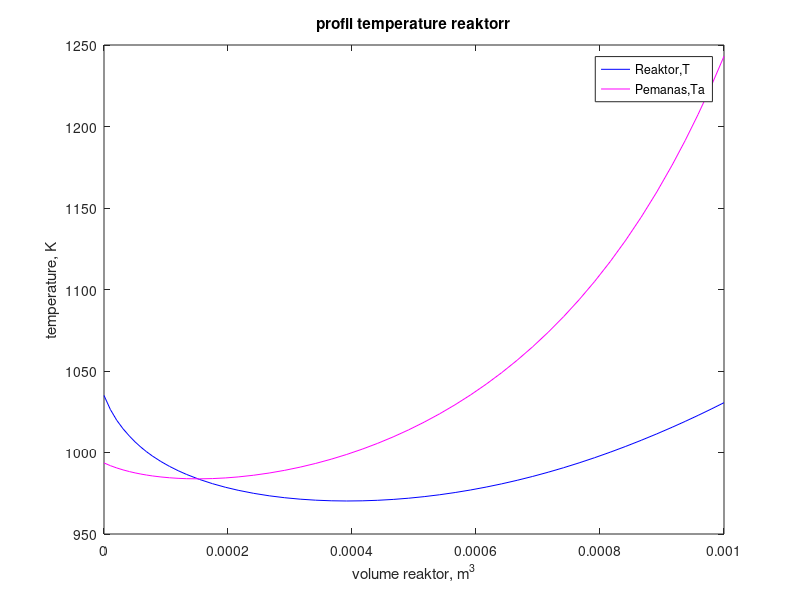

MATLAB code to generate this figure:
function pfrcase2
clc,clear
vspan=[0 0.001];
Y0=[0 1035 993.6];
[v,Y]=ode45(@reactorcase2,vspan,Y0);
plot(v,Y(:,1),'-r')
title('konversi reaktor')
xlabel('volume, m^3')
ylabel('konversi reaktor')
pause
plot(v,Y(:,2),'-b',v,Y(:,3),'-m')
title('profil temperature reaktorr')
xlabel('volume reaktor, m^3')
ylabel('temperature, K')
legend('Reaktor,T','Pemanas,Ta')
%------------------------------------
function dYdv=reactorcase2(v,Y)
x=Y(1);
T=Y(2);
Ta=Y(3);
CA0=18.85;%mol/m^3
Da=6.8;%delta a
Db=-(5.75E-3)*2;%delta b
Dc=-(1.27E-6)*3;%delta c
FA0=0.03754;%mol/s
T0=1035;
Tr=298;
FA=FA0*(1-x);
FB=FA0*x;
FC=FA0*x;
Ua=1.65E+4;
mc=0.111;
Cpc=34.5;
DHrxn0=80770;%J/mol
CpA=26.63+0.183*T-45.86E-6*T^2;
CpB=20.04+0.0945*T-30.95E-6*T^2;
CpC=13.39+0.077*T-18.71E-6*T^2;
k=8.2E14*exp(-34222/T);
ra=-k*CA0*(1-x)*(T0/T)/(1+x);
DHrxn=DHrxn0+Da*(T-Tr)+(Db/2)*(T^2-Tr^2)+(Dc/3)*(T^3-Tr^3);
dYdv(1)=-ra/FA0;
dYdv(2)=(Ua*(Ta-T)+ra*(DHrxn))/(FA*CpA+FB*CpB+FC*CpC);
dYdv(3)=-Ua*(T-Ta)/(mc*Cpc);
dYdv=dYdv'